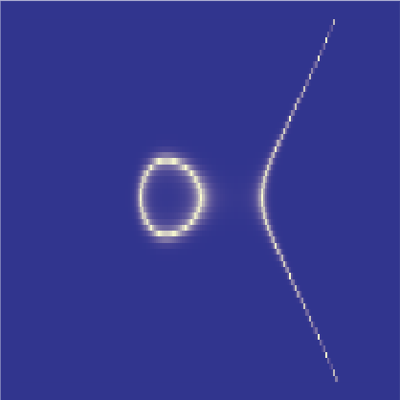
#> input picture tmp/2024_04_17/previews/square-how_to_draw_curve.png, 400 x 400 px; its folder holds 4 pictures in this run
$ jupyter execute --allow-errors gallery_preview.ipynb
#> lines starting #> are read from the running program, lines starting #| are printed output that depends on the picture; pictures that were not available may be replaced by others from this repository, and a replacement may not be noted
[cell 1]
selected = (2, 1)
images_dir = "previews"
images_matrix = [
    ["square-how_to_draw_curve", "square-new_zealand_dem_remake", "square-geopandas_kotlin_isl", "square-mosaic_image"],
    ["square-spb_bakeries", "square-world_happiness", "square-palmer_penguins", "square-plotting_airbnb_prices_boston"],
    ["square-mandelbulbs", "square-ivindo_river", "square-titanic", "square-japanese_volcanoes_on_map"],
]

[cell 2]
class GalleryPreview:
    from PIL import Image

    _preview = None
    _selected = None
    _width = None
    _height = None
    _max_width = None
    _max_height = None
    _dwidth = None
    _dheight = None

    def __init__(self, images_matrix, images_dir, *, selected=(0, 0), scale=1.2, width=None, height=None):
#> called with images_dir = 'previews', selected = (2, 1), scale = 1.2
        import os
        self._selected = selected
        self._width = width or height
        self._height = height or width
        for (i, images_row) in enumerate(images_matrix):
            for (j, image_name) in enumerate(images_row):
                image = self.Image.open(os.path.join(images_dir, "{0}.png".format(image_name)))
                self._initialize_vars(image, len(images_matrix), len(images_row), scale)
                self._paste_image(image, i, j)
#> this loop made 2 passes
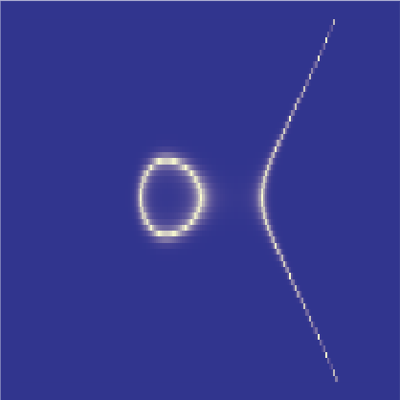
#> input picture tmp/2024_04_17/previews/square-how_to_draw_curve.png, 400 x 400 px
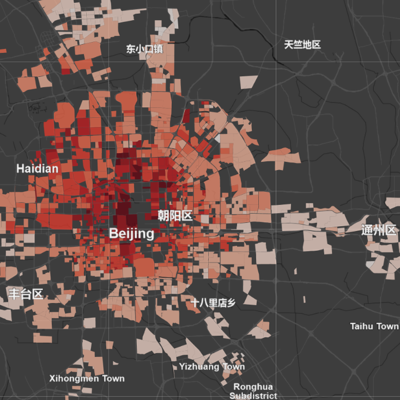
#> input picture tmp/2024_04_17/previews/square-beijing.png, 400 x 400 px, given in place of square-new_zealand_dem_remake.png, which was not available
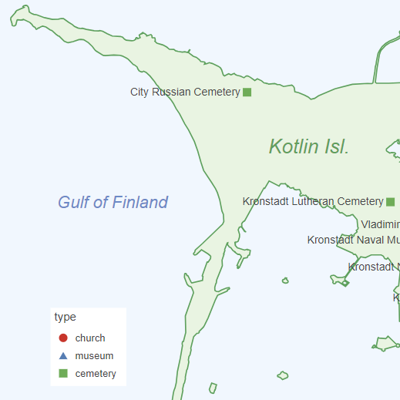
#> input picture tmp/2024_04_17/previews/square-geopandas_kotlin_isl.png, 400 x 400 px
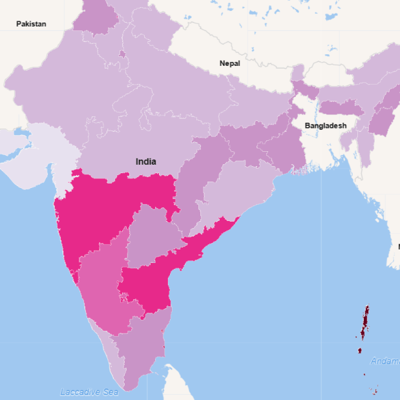
#> input picture tmp/2024_04_17/previews/square-covid19_india.png, 400 x 400 px, given in place of square-mosaic_image.png, which was not available
#> image is the input picture: PIL image 400x400 RGBA; mean R, G, B, A 198.8, 188.3, 223.1, 255
        selected_image_name = images_matrix[self._selected[0]][self._selected[1]]
        selected_image = self.Image.open(os.path.join(images_dir, "{0}.png".format(selected_image_name)))
        self._paste_selected_image(selected_image)

    def draw(self):
        return self._preview

    def show(self):
        self._preview.show()

    def save(self, filename="gallery.png"):
        self._preview.save(filename)

    def _initialize_vars(self, image, rows_count, cols_count, scale):
        if self._preview is not None:
            return
        if self._width is None or self._height is None:
            self._max_width, self._max_height = image.size
            self._width, self._height = int(self._max_width / scale), int(self._max_height / scale)
        else:
            self._max_width, self._max_height = int(scale * self._width), int(scale * self._height)
        self._dwidth, self._dheight = int((self._max_width - self._width) / 2), int((self._max_height - self._height) / 2)
        total_width = cols_count * self._width
        if self._selected[1] == 0 or self._selected[1] == cols_count - 1:
            total_width += self._dwidth
        total_height = rows_count * self._height
        if self._selected[0] == 0 or self._selected[0] == rows_count - 1:
            total_height += self._dheight
        self._preview = self.Image.new("RGBA", (total_width, total_height))

    def _paste_image(self, image, i, j):
        if i == self._selected[0] and j == self._selected[1]:
            return
        self._preview.paste(image.resize((self._width, self._height)), self._get_left_top(i, j))

    def _paste_selected_image(self, image):
        button_image = self.Image.open("button.png")
        image.paste(button_image, (int((image.size[0] - button_image.size[0]) / 2), int((image.size[1] - button_image.size[1]) / 2)), mask=button_image)
        self._preview.paste(image.resize((self._max_width, self._max_height)), self._get_left_top(self._selected[0], self._selected[1], -self._dwidth, -self._dheight))

    def _get_left_top(self, i, j, dleft=0, dtop=0):
        left = j * self._width + dleft
        top = i * self._height + dtop
        if self._selected[1] == 0:
            left += self._dwidth
        if self._selected[0] == 0:
            top += self._dheight
        return left, top
